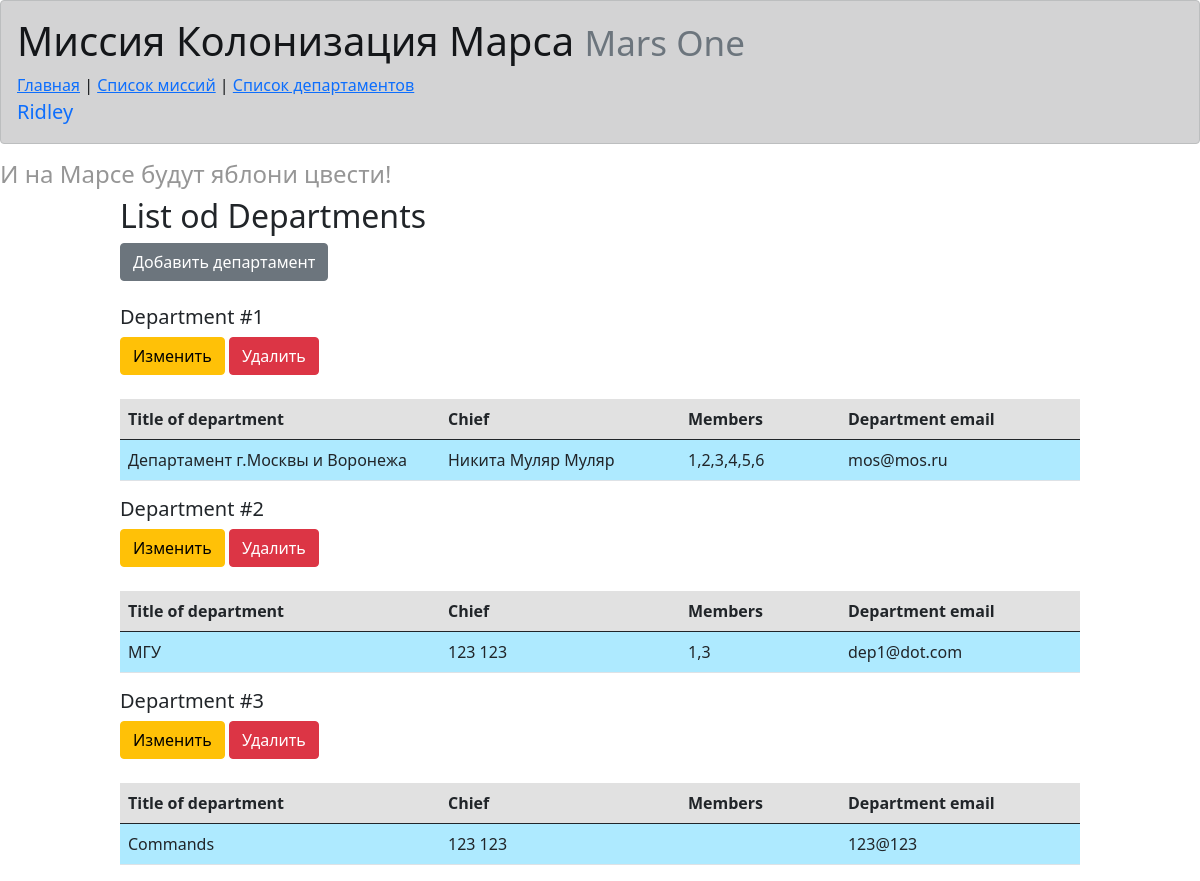
The page /departments (signed in) on the database its author committed.
### data/users.py (models this page shows, shortened)
class User(SqlAlchemyBase, UserMixin):
    __tablename__ = 'users'
    id = sqlalchemy.Column(sqlalchemy.Integer, primary_key=True, autoincrement=True)
    surname = sqlalchemy.Column(sqlalchemy.String, nullable=True)
    name = sqlalchemy.Column(sqlalchemy.String, nullable=True)
    age = sqlalchemy.Column(sqlalchemy.Integer, nullable=True)
    position = sqlalchemy.Column(sqlalchemy.String, nullable=True)
    speciality = sqlalchemy.Column(sqlalchemy.String, nullable=True)
    address = sqlalchemy.Column(sqlalchemy.String, nullable=True)
    email = sqlalchemy.Column(sqlalchemy.String, nullable=False, unique=True, index=True)
    hashed_password = sqlalchemy.Column(sqlalchemy.String, nullable=True)
    modified_date = sqlalchemy.Column(sqlalchemy.DateTime, default=datetime.datetime.now)

### data/departments.py (models this page shows)
class Department(SqlAlchemyBase):
    __tablename__ = 'departments'
    id = sqlalchemy.Column(sqlalchemy.Integer, primary_key=True, autoincrement=True)
    title = sqlalchemy.Column(sqlalchemy.String, nullable=True)
    chief = sqlalchemy.Column(sqlalchemy.Integer, sqlalchemy.ForeignKey('users.id'), nullable=True)
    members = sqlalchemy.Column(sqlalchemy.String, nullable=True)
    email = sqlalchemy.Column(sqlalchemy.Integer, nullable=True)
    user = orm.relationship("User")

### main.py (the view)
@app.route('/departments')
def list_departs():
    db_sess = db_session.create_session()
    res = db_sess.query(Department).all()
    return render_template('departments.html', departs=res)

### data/db_session.py (called while the page is built)
def create_session() -> Session:
    global __factory
    return __factory()

### main.py (called while the page is built)
@login_manager.user_loader
def load_user(user_id):
    db_sess = db_session.create_session()
    return db_sess.query(User).get(user_id)

### templates/departments.html
{% extends "base.html" %}
{% block content %}
<h2 id="spec2">List od Departments</h2>
<div id="work_logs">
{% if current_user.is_authenticated %}
    <a href="add_department" class="btn btn-secondary">Добавить департамент</a><br/><br/>
{% endif %}
{% for dep in departs %}
<h5>Department #{{ dep.id }}</h5>
{% if current_user.id == dep.user.id or current_user.id == 1 %}
    <div class="btns2">
        <a href="/departments/{{ dep.id }}" class="btn btn-warning">
            Изменить
        </a>
        <a href="/depart_delete/{{ dep.id }}" class="btn btn-danger">
            Удалить
        </a>
    </div>
    <br/>
{% endif %}
<table class="table">
  <thead class="thead-light">
    <tr class="d-flex" style="background-color: #e1e1e1">
      <th scope="col" class="col-4">Title of department</th>
      <th scope="col" class="col-3">Chief</th>
      <th scope="col" class="col-2">Members</th>
      <th scope="col" class="col-3">Department email</th>
    </tr>
  </thead>
  <tbody>
    <tr class="d-flex" style="background-color: #aeeaff">
      <td class="col-4">{{ dep.title }}</td>
      <td class="col-3">{{ dep.user.name }} {{ dep.user.surname }}</td>
      <td class="col-2">{{ dep.members }}</td>
      <td class="col-3">{{ dep.email }}</td>
    </tr>
  </tbody>
</table>
{% endfor %}
</div>
{% endblock %}

### templates/base.html (shortened to what this page needs)
<!DOCTYPE html>
<html lang="en">
<head>
    <link rel="stylesheet" href="/static/css/style.css"/>
    <link rel="stylesheet"
          href="https://cdn.jsdelivr.net/npm/bootstrap@5.0.0-beta1/dist/css/bootstrap.min.css"
>
</head>
<body>
<nav>
<div class="alert alert-dark" role="alert">
    <h1>Миссия Колонизация Марса
        <small class="text-muted">Mars One</small>
    </h1>
<a href="/">Главная</a> | <a href="/jobs">Список миссий</a> | <a href="/departments">Список департаментов</a><br/>
<a>
{% if current_user.is_authenticated %}
    <a class="navbar-brand" href="/logout">{{ current_user.name }}</a>
{% else %}
    <a>
        <a class="btn btn-primary " href="/register">Зарегистрироваться</a>
        <a class="btn btn-success" href="/login">Войти</a>
    </a>
{% endif %}
</a>
</div>
</nav>
<h4>И на Марсе будут яблони цвести!</h4>
{% block content %}{% endblock %}
</body>
</html>

### static/css/style.css (style rules this page uses)
h4 { color: rgb(150, 150, 150); }
h2 { margin-left: 20%; }
a { color: #4a0000; }
#work_logs { max-width: 80%; margin-left: 10%; margin-right: 10%; }
#spec2 { margin-left: 10%; }

### rows shown on the page
User: name "Ridley"
Department: id "1", title "Департамент г.Москвы и Воронежа", user.name "Никита Муляр", user.surname "Муляр", members "1,2,3,4,5,6", email "mos@mos.ru"
Department: id "2", title "МГУ", user.name "123", user.surname "123", members "1,3", email "dep1@dot.com"
Department: id "3", title "Commands", user.name "123", user.surname "123", email "123@123"
